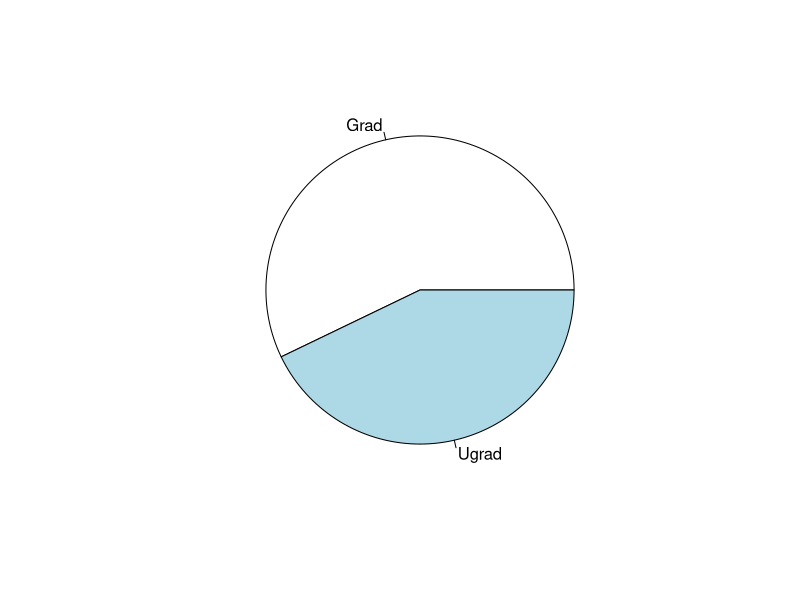
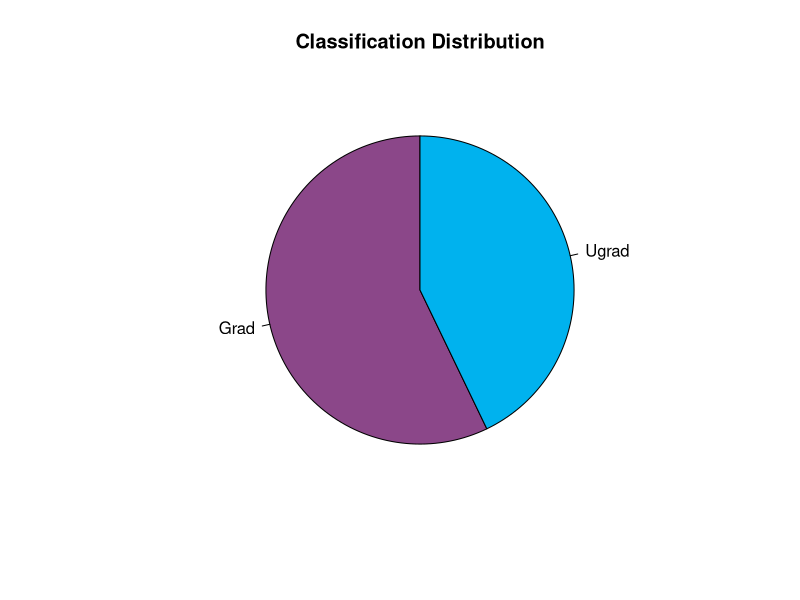
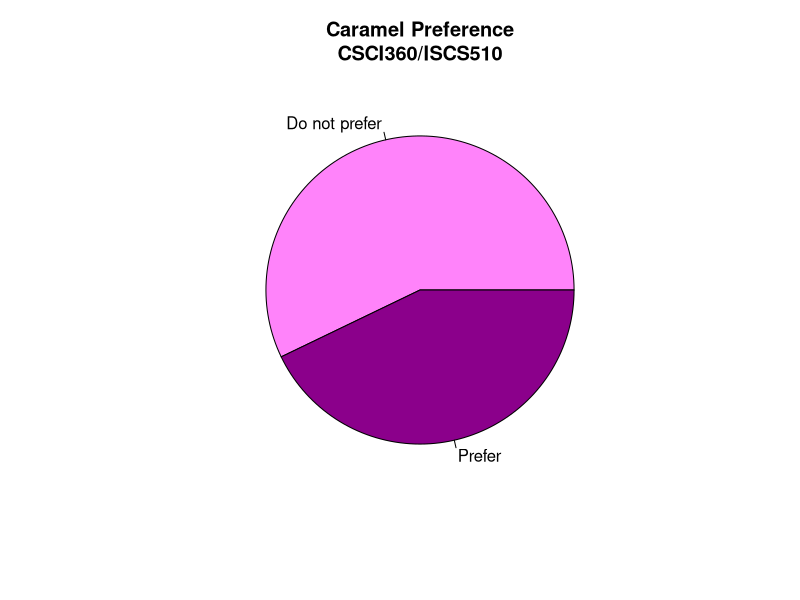
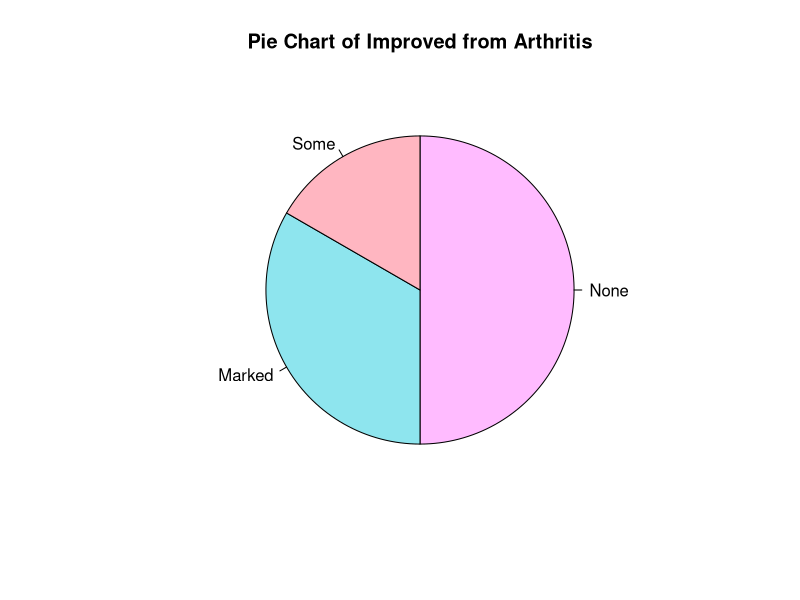
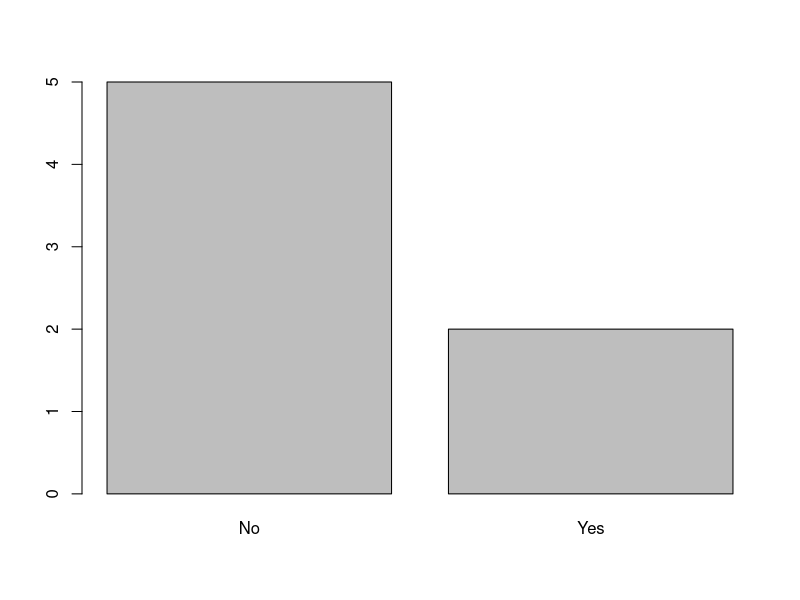
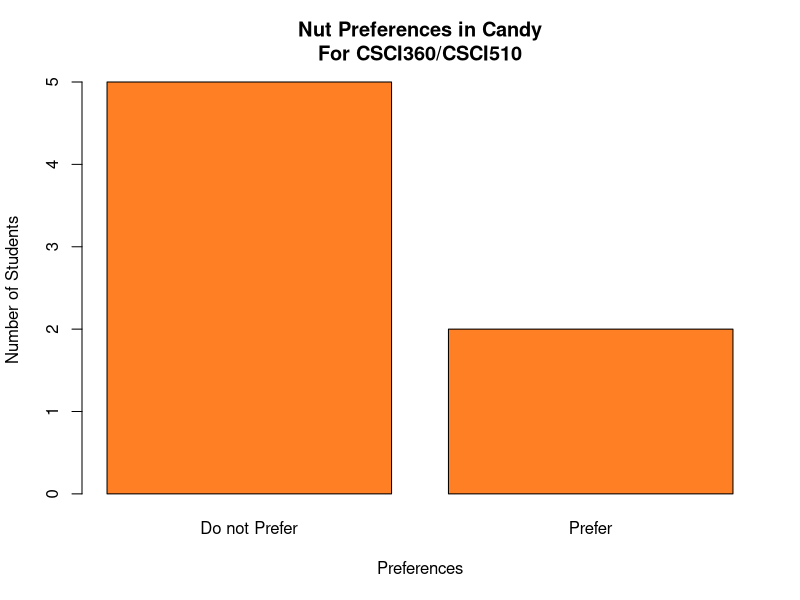
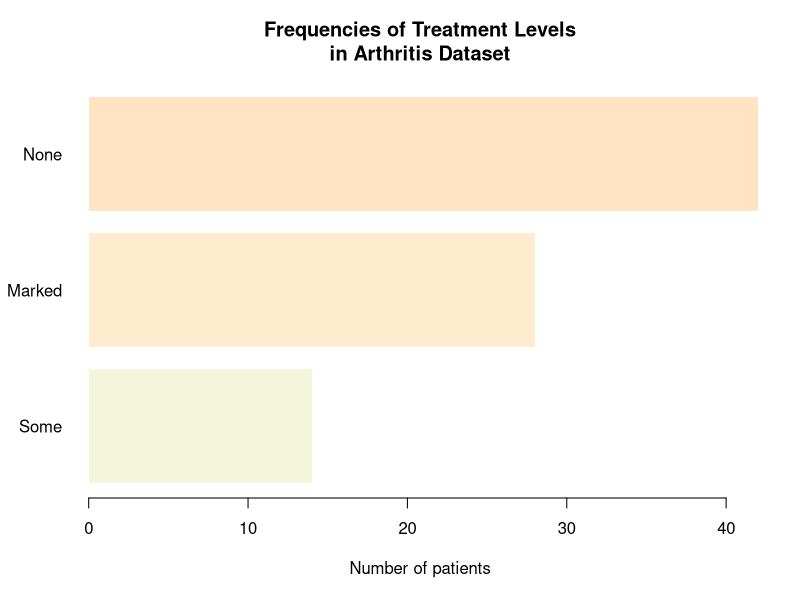
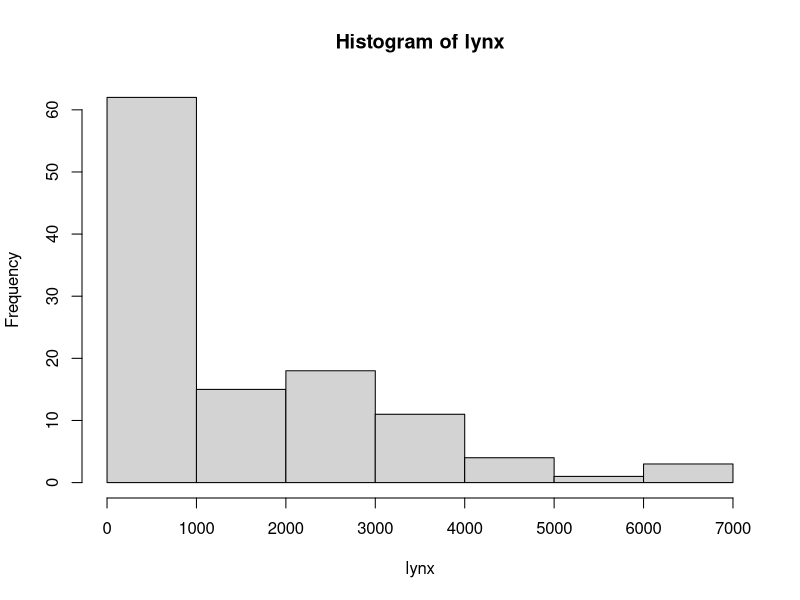

The R source for these figures, in order: (Note: this script raises an error after producing the figures.)
###############Visualizing Data###########
##################Pie Chart###############

getwd()
setwd("C:/Users/admin/OneDrive - Tuskegee University/Documents/Fall 2022/Statistics with R/R"
)
halloween_df <- read.csv("halloween_22.csv")
classification_tbl <- table(halloween_df$Classification)
classification_tbl

pie(classification_tbl)
?pie
pie(classification_tbl,
    main = "Classification Distribution",
    init.angle = 90,
    col = c("orchid4","deepskyblue2","yellow1"))

caramel_tbl <-table(halloween_df$Pref.Caramel)
caramel_tbl

pie(caramel_tbl,
    main = "Caramel Preference\nCSCI360/ISCS510",
    col = c("orchid1","magenta4"),
    labels = c("Do not prefer","Prefer")
    )
install.packages("vcd")
library(vcd)
Arthritis

improved <-table(Arthritis$Improved)
improved

pie(improved[order(improved, decreasing = TRUE)],
    init.angle = 90, #will start at 12 o clock instead of 3 o clock
    clockwise = TRUE, #Default is FALSE
    col = c("plum1","cadetblue2","lightpink"),
    main = "Pie Chart of Improved from Arthritis")
str(Arthritis)

################Bar Chart###########

nuts_tbl <-table(halloween_df$Pref.Nuts)
nuts_tbl

barplot(nuts_tbl)
?barplot

barplot(nuts_tbl,
        main = "Nut Preferences in Candy\nFor CSCI360/CSCI510",
        xlab = "Preferences",
        ylab = "Number of Students",
        col = c("chocolate1"),
        border = 1,
        names.arg = c("Do not Prefer","Prefer"))

barplot(improved[order(improved)], #create chart
        horiz = TRUE,
        las = 1, #orientation of axis labels
        col = c("beige","blanchedalmond","bisque1"),
        border = NA, # No borders on bars
        main  = "Frequencies of Treatment Levels\nin Arthritis Dataset",
        xlab  = "Number of patients")

###################Histogram#################
lynx
hist(lynx)

hist(lynx,
     breaks = 11,
     freq = FALSE,
     col = "thistle1", # Or use: col = colors() [626]
     main = "Histogram of Annual Canadian Lynx Trappings\n1821-1934",
     xlab = "Number of Lynx Trapped")

hist(lynx,
     breaks = seq(0, 7000, by = 200),
     freq = FALSE,
     col = "thistle1", # Or use: col = colors() [626]
     main = "Histogram of Annual Canadian Lynx Trappings\n1821-1934",
     xlab = "Number of Lynx Trapped")

hist(lynx,
     breaks = c(0, 100, 300, 500, 3000, 3500, 7000),
     freq = FALSE,
     col = "thistle1", # Or use: col = colors() [626]
     main = "Histogram of Annual Canadian Lynx Trappings\n1821-1934",
     xlab = "Number of Lynx Trapped")

faithful

duration<-faithful$eruptions
faithful_breaks<-seq(1.5,5.5,by=0.5)
faithful_breaks
duration_cut<- cut(duration, faithful_breaks, right = FALSE)
duration_cut
duration_freq_tbl<-table(duration_cut)
duration_freq_tbl

cumulative_freq<-c(0,cumsum(duration_freq_tbl))
plot(faithful_breaks, cumulative_freq,
     main = "Old Faithful Eruption",
     xlab = "Duration minutes",
     ylab = "Cumulative eruptions")
lines(faithful_breaks,cumulative_freq) #joins the points

#############Dotcharts#########
mtcars
dotchart(mtcars$mpg, labels = row.names(mtcars),
         cex = 0.6, xlab = "mpg")

x <- seq(-pi,pi,0.1)
plot(x, sin(x))

plot(x, sin(x),
     main="The Sine Function",
     ylab="sin(x)",
     type="l",
     col="blue")

plot

############Box plot###########
boxplot(USJudgeRatings$RTEN)

boxplot(USJudgeRatings$RTEN,horizontal = T)

boxplot(USJudgeRatings$RTEN,horizontal = T,
        main = "Lawyers' Ratings of State Judges in the\nUS Superior Court (c. 1977)",
        xlab = "Lawyers' Ratings")

boxplot(USJudgeRatings$RTEN,
        horizontal = TRUE,
        las = 1, # Make all labels horizontal
        notch = TRUE, # a notch is the thick black line in the middle of the box
        ylim = c(0, 10), # Specify range on Y axis, will view the entire range from 1 to 10
        col = "slategray3",  # R's named colors (n = 657)
        boxwex = 0.5, # Width of box as proportion of original
        whisklty = 1, # Whisker line type; 1 = solid line, range of the non outlying variables staplelty = 
        0, # Staple (line at end) type; 0 = none
        outpch = 16, # Symbols for outliers; 16 = filled circle
        outcol = "slategray3", # Color for outliers
        main = "Lawyers' Ratings of State Judges in the\nUS Superior Court (c. 1977)",
        xlab = "Lawyers' Ratings")

?boxplot
########ggplot####

install.packages("ggplot2")
library(ggplot2)
iris

iris_plot <- ggplot(iris,aes(Sepal.Length,Petal.Length,
                             colour=Species)) + geom_point()
print(iris_plot)

print(iris_plot + labs(y="Petal Length(cm)", x= "Sepal Length(cm)"
                       + ggtitle("Petal and Sepal length of Iris"))
      )
iris_plot <- ggplot(iris,aes(Sepal.Length,Petal.Length,colour=Species))+
  geom_point(shape=1) + 
  labs(y="Petal Length(cm)", x= "Sepal Length(cm)")+ 
  ggtitle("Petal and Sepal length of Iris")+
  #annotate("text", x=4:6,y=5:7, label="text")
  #annotate("rect", xmin = 5,xmax = 7,ymin = 4,ymax = 6,alpha=.4)
  #annotate("segment",x=5,xend=7,y=4,yend=6,colour="black)
  theme(legend.position = "bottom")+
  geom_smooth(method = lm)
iris_plot
